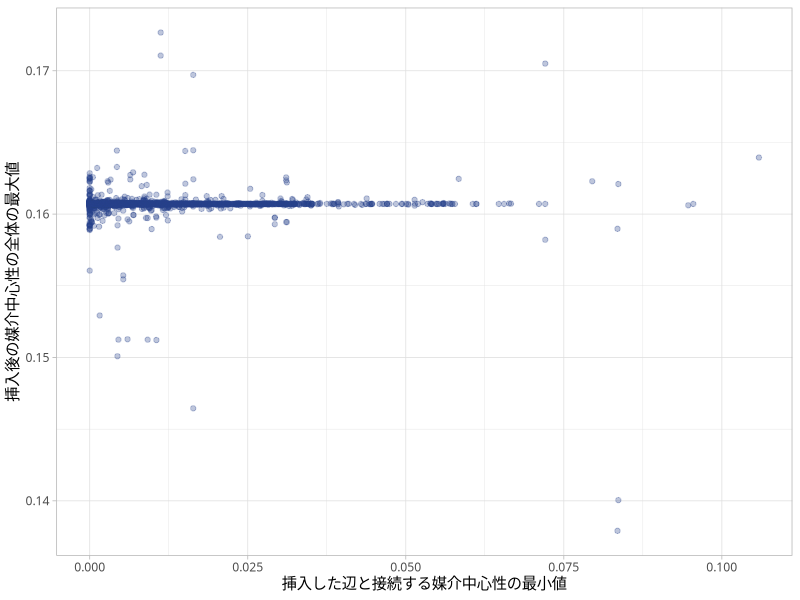

Here is the R script that generated this plot:
library(readr)
library(dplyr)
library(tidyr)
library(ggplot2)
library(viridis)
theme_set(theme_light(base_size = 11, base_family = 'IPAexGothic'))
out_file <- paste0(sub('^--file=(.+)\\.R$', '\\1', basename(commandArgs()[4])), '.pdf')

data_static <- read_csv(
  '../../res/data/road-oka-static.csv',
  col_types = list(vert = col_character(), bc = col_double())
)

data_dynamic <- read_csv(
  '../../res/data/road-oka-dynamic.csv',
  col_types = list(
    vert1 = col_character(),
    vert2 = col_character(),
    `max-bc` = col_double()
  )
) %>% select(c(vert1, vert2, `max-bc`, `time-proposed`, `time-brandes`))

data <- data_dynamic %>%
  inner_join(data_static, by = c('vert1' = 'vert')) %>% rename('bc1' = 'bc') %>%
  inner_join(data_static, by = c('vert2' = 'vert')) %>% rename('bc2' = 'bc') %>%
  mutate(`min-bc-on-pair` = pmin(bc1, bc2))

gp <- ggplot(data, aes(`min-bc-on-pair`, `max-bc`)) +
  geom_point(colour = 'royalblue4', alpha = 0.3) +
  xlab('挿入した辺と接続する媒介中心性の最小値') +
  ylab('挿入後の媒介中心性の全体の最大値') +
  theme(
    legend.title = element_blank(),
    legend.position = 'top',
    strip.text = element_text(colour = 'black'),
    strip.background = element_blank()
  )

ggsave(out_file, gp, cairo_pdf, width = 18, height = 12, units = 'cm')
